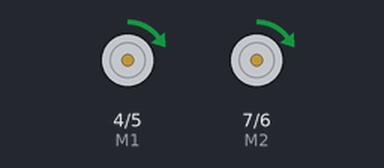
Bench run of a sketch on a simulated Arduino Uno, built with avr-gcc and run on an emulated ATmega328P. Shown: direction and speed pins drawn as motors (green arrow = direction pin HIGH = forward, orange = LOW = backward, longer = more drive).

Above: at 0.05 s.
At 2.4 s:
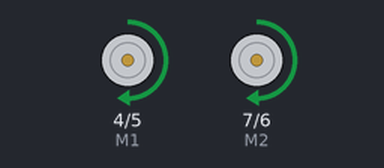
At 5.95 s:
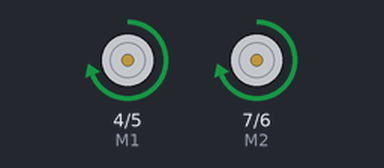
At 12.45 s:
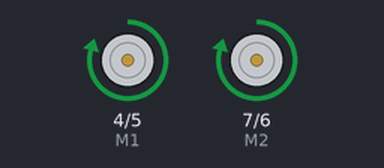
Timing chart, 0 to 16.2 s (numbered marks = the images above):
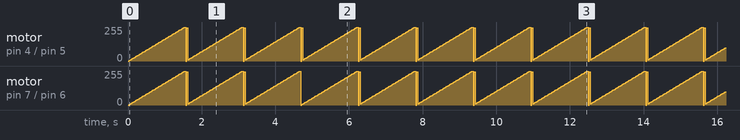

The sketch:

Arduino-PLL-dc-motor-control.ino
```cpp
/*Title: PLL Speed Control*/
/*Author: https://wiki.dfrobot.com/Arduino_Motor_Shield__L298N___SKU_DRI0009_*/
/*Description: PLL Speed Control*/

/*Arduino PWM Speed Control*/
int E1 = 5;
int M1 = 4;
int E2 = 6;
int M2 = 7;

void setup()
{
	pinMode(M1, OUTPUT);
	pinMode(M2, OUTPUT);
}

void loop()
{
	int value;
	for(value = 0 ; value <= 255; value+=5)
	{
/*		Direction Control*/
		digitalWrite(M1,HIGH);
		digitalWrite(M2, HIGH);
/*		PLL Speed Control*/
		analogWrite(E1, value);
		analogWrite(E2, value);
		delay(30);
	}
}
```

Measured:
- by itself, motor on pin 4 (M1) / pin 5 (E1): moves between stopped and forward 255/255, repeating every 1.6 s
- by itself, motor on pin 7 (M2) / pin 6 (E2): moves between stopped and forward 255/255, repeating every 12.5 s
